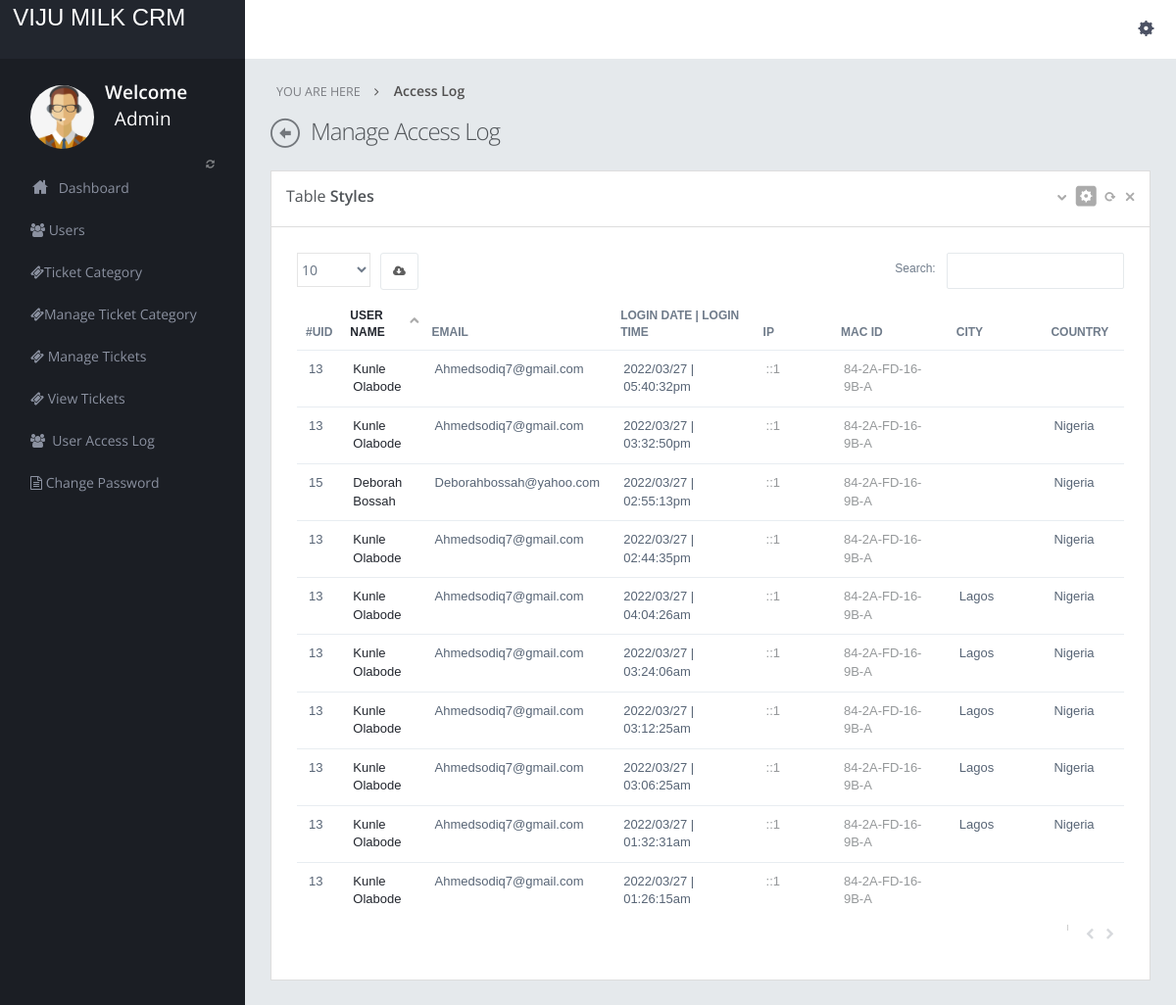
Page /admin/user-access-log.php (signed in) on the committed database.
### tables this page shows
CREATE TABLE `usercheck` (
  `id` int(11) NOT NULL,
  `logindate` varchar(255) DEFAULT '',
  `logintime` varchar(255) DEFAULT '',
  `user_id` int(11) DEFAULT NULL,
  `username` varchar(255) DEFAULT NULL,
  `email` varchar(255) DEFAULT '',
  `ip` varbinary(16) DEFAULT NULL,
  `mac` varbinary(16) DEFAULT NULL,
  `city` varchar(255) DEFAULT NULL,
  `country` varchar(255) DEFAULT NULL
);

### admin/user-access-log.php (the view, shortened to what this page needs)
<?php
include("dbconnection.php");
?>
<!DOCTYPE html>
<html>
<head>
<link href="assets/plugins/bootstrap-select2/select2.css" rel="stylesheet" type="text/css" media="screen"/>
<link href="assets/plugins/jquery-datatable/css/jquery.dataTables.css" rel="stylesheet" type="text/css"/>
<link href="assets/plugins/datatables-responsive/css/datatables.responsive.css" rel="stylesheet" type="text/css" media="screen"/>
<link href="assets/plugins/boostrapv3/css/bootstrap.min.css" rel="stylesheet" type="text/css"/>
<link href="assets/plugins/boostrapv3/css/bootstrap-theme.min.css" rel="stylesheet" type="text/css"/>
<link href="assets/plugins/font-awesome/css/font-awesome.css" rel="stylesheet" type="text/css"/>
<link href="assets/css/animate.min.css" rel="stylesheet" type="text/css"/>
<link href="assets/plugins/jquery-scrollbar/jquery.scrollbar.css" rel="stylesheet" type="text/css"/>
<link href="assets/css/style.css" rel="stylesheet" type="text/css"/>
<link href="assets/css/responsive.css" rel="stylesheet" type="text/css"/>
<link href="assets/css/custom-icon-set.css" rel="stylesheet" type="text/css"/>
</head>
<body class="">
<?php include("header.php");?>
<div class="page-container row">
      <?php include("leftbar.php");?>
    </div>
  </div>
  <div class="page-content">
    <div class="content">
      <ul class="breadcrumb">
        <li>
          <p>YOU ARE HERE</p>
        </li>
        <li><a href="#" class="active">Access Log</a> </li>
      </ul>
      <div class="page-title"> <i class="icon-custom-left"></i>
        <h3>Manage Access Log</h3>
      </div>
      <div class="row-fluid">
        <div class="span12">
          <div class="grid simple ">
            <div class="grid-title">
              <h4>Table <span class="semi-bold">Styles</span></h4>
              <div class="tools"> <a href="javascript:;" class="collapse"></a> <a href="#grid-config" data-toggle="modal" class="config"></a> <a href="javascript:;" class="reload"></a> <a href="javascript:;" class="remove"></a> </div>
            </div>
            <div class="grid-body ">
              <table class="table table-hover table-condensed" id="example">
                <thead>
                  <tr>
                    <th style="width:1%">#Uid</th>
                    <th style="width:10%">User Name</th>
                      <th style="width:10%">Email </th>
                             <th style="width:18%">Login date | Login Time </th>
                    <th style="width:10%" data-hide="phone,tablet">IP</th>
                    <th style="width:15%">Mac id</th>
                    <th style="width:12%" data-hide="phone,tablet">City </th>
                    <th style="width:10%">Country </th>
                  </tr>
                </thead>
                <tbody>
                <?php $ret=mysqli_query($con,"select * from usercheck ");
				$cnt=1;
				while($row=mysqli_fetch_array($ret))
				{?>
                  <tr >
                    <td class="v-align-middle"><?php echo $row['user_id'];?></td>
                    <td class="v-align-middle"><?php echo $row['username'];?></td>
                               <td class="v-align-middle"><?php echo $row['email'];?></td>
                               <td class="v-align-middle"><?php echo $row['logindate'];?> | <?php echo $row['logintime'];?> </td>
                    <td class="v-align-middle"><span class="muted"><?php echo $row['ip'];?></span></td>
                    <td><span class="muted"><?php echo $row['mac'];?></span></td>
                    <td class="v-align-middle"><?php echo $row['city'];?>
                    </td>
                      <td><?php echo $row['country'];?></td>
                  </tr>
                 <?php $cnt=$cnt+1; } ?>
                </tbody>
              </table>
            </div>
          </div>
        </div>
      </div>
     </div>
  </div>
</div>
</body>
</html>

### admin/assets/css/responsive.css (style rules this page uses)
@media (min-width: 980px) { .page-content { margin-left: 250px; min-height: 100%; } }

### rows in the picture
usercheck: user "13", username "Kunle Olabode", email "Ahmedsodiq7@gmail.com", logindate "2022/03/27", logintime "05:40:32pm", ip "::1", mac "84-2A-FD-16-9B-A"
usercheck: user "13", username "Kunle Olabode", email "Ahmedsodiq7@gmail.com", logindate "2022/03/27", logintime "03:32:50pm", ip "::1", mac "84-2A-FD-16-9B-A", country "Nigeria"
usercheck: user "15", username "Deborah Bossah", email "Deborahbossah@yahoo.com", logindate "2022/03/27", logintime "02:55:13pm", ip "::1", mac "84-2A-FD-16-9B-A", country "Nigeria"
usercheck: user "13", username "Kunle Olabode", email "Ahmedsodiq7@gmail.com", logindate "2022/03/27", logintime "02:44:35pm", ip "::1", mac "84-2A-FD-16-9B-A", country "Nigeria"
usercheck: user "13", username "Kunle Olabode", email "Ahmedsodiq7@gmail.com", logindate "2022/03/27", logintime "04:04:26am", ip "::1", mac "84-2A-FD-16-9B-A", city "Lagos", country "Nigeria"
usercheck: user "13", username "Kunle Olabode", email "Ahmedsodiq7@gmail.com", logindate "2022/03/27", logintime "03:24:06am", ip "::1", mac "84-2A-FD-16-9B-A", city "Lagos", country "Nigeria"
usercheck: user "13", username "Kunle Olabode", email "Ahmedsodiq7@gmail.com", logindate "2022/03/27", logintime "03:12:25am", ip "::1", mac "84-2A-FD-16-9B-A", city "Lagos", country "Nigeria"
usercheck: user "13", username "Kunle Olabode", email "Ahmedsodiq7@gmail.com", logindate "2022/03/27", logintime "03:06:25am", ip "::1", mac "84-2A-FD-16-9B-A", city "Lagos", country "Nigeria"
usercheck: user "13", username "Kunle Olabode", email "Ahmedsodiq7@gmail.com", logindate "2022/03/27", logintime "01:32:31am", ip "::1", mac "84-2A-FD-16-9B-A", city "Lagos", country "Nigeria"
usercheck: user "13", username "Kunle Olabode", email "Ahmedsodiq7@gmail.com", logindate "2022/03/27", logintime "01:26:15am", ip "::1", mac "84-2A-FD-16-9B-A"
